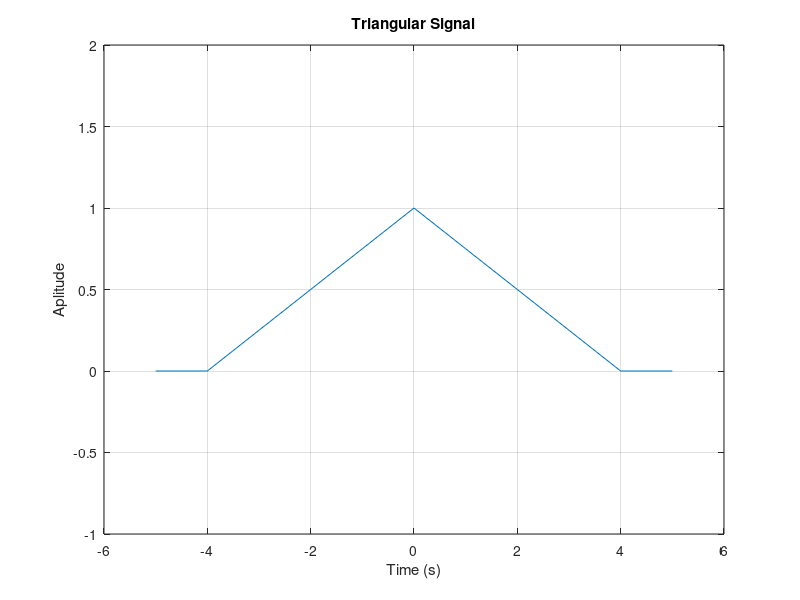

Here is the MATLAB script that generated this plot:
% Triangular Signal
clc
clear
close all

t = -5 : 5;
a = 4;
x1 = 1 - abs(t)/a;
x2 = 0;

x = x1.*(abs(t)<= a) + x2.*(abs(t) > 0);
grid on;
plot(t, x);
xlabel('Time (s)');
ylabel('Aplitude');
title('Triangular Signal');
axis([-6, 6, -1, 2]);
grid on;